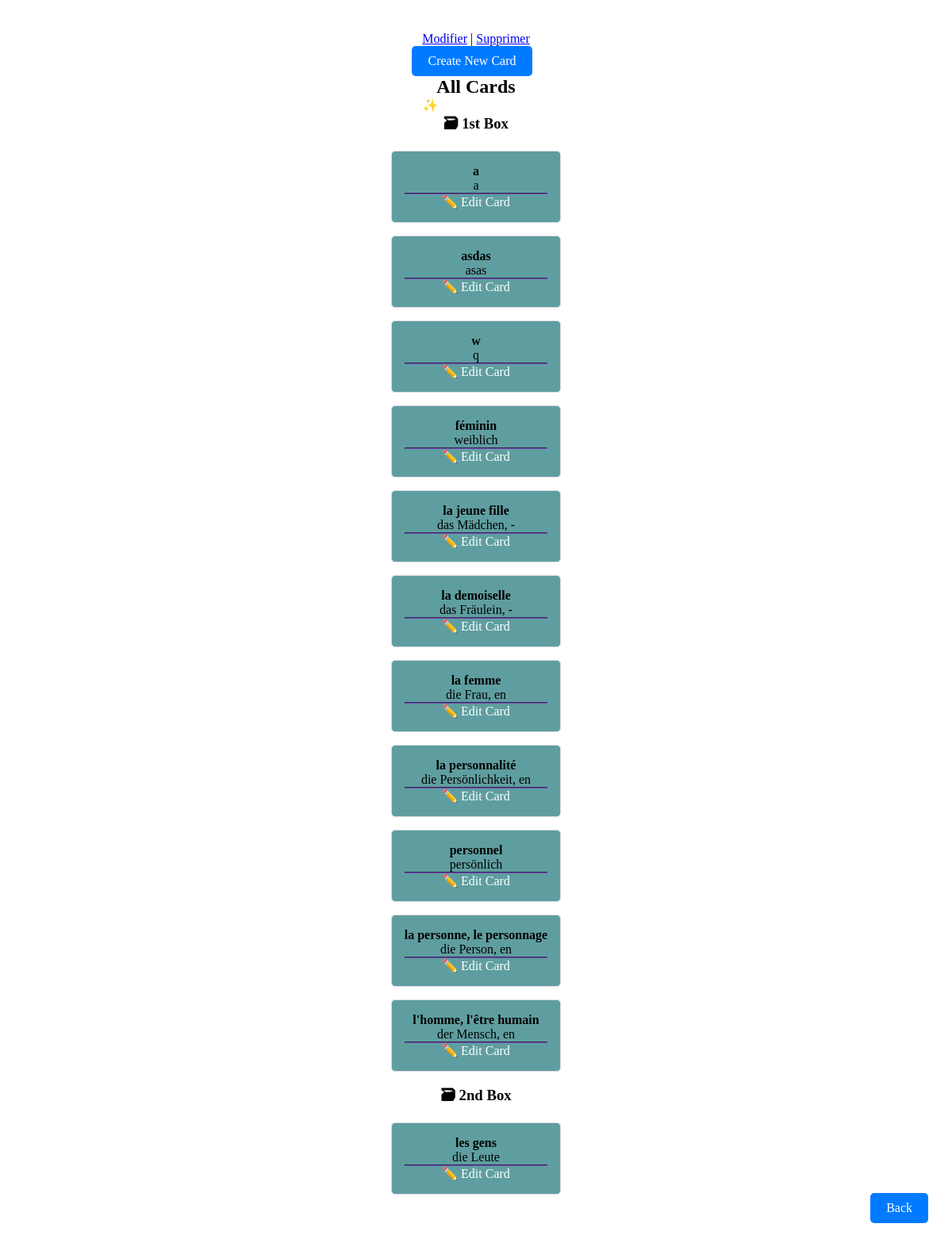
The app's page /card-list/ with its own data.
### cards/models.py (models this page shows, shortened)
class Card(models.Model):
    question = models.CharField(max_length=100)
    answer = models.CharField(max_length=100)
    box = models.IntegerField(
        choices=zip(BOXES, BOXES),
        default=BOXES[0],
    )
    date_created = models.DateTimeField(auto_now_add=True)

### cards/views.py (the view)
# urls.py: path("card-list/", views.CardListView.as_view(), name='card-list'),
class CardListView(ListView):
    model = Card
    queryset = Card.objects.all().order_by("box", "-date_created")
    template_name = 'cards/card_list.html'
    context_object_name = 'card_list'

### cards/templates/cards/card_list.html
{% extends "cards/classeur_detail.html" %}
{% load humanize %}
{% block card_form %}
    <h2>
        All Cards
    </h2>
    <a href="{% url 'card-create' %}" role="button">
        ✨ Create New Card
    </a>
    {% for card in card_list %}
       {% ifchanged %}
            <h3>🗃 {{ card.box | ordinal }} Box</h3>
        {% endifchanged %}
        {% include "cards/card.html" %}
    {% endfor %}
{% endblock  %}

### cards/templates/cards/classeur_detail.html (shortened to what this page needs)
{% extends "cards/classeur_list.html" %}
{% block content %}
    <p><a href="{% url 'classeur_edit' classeur.pk %}">Modifier</a> | <a href="{% url 'classeur_delete' classeur.pk %}">Supprimer</a></p>
    <div style="position: fixed; bottom: 20px; right: 20px;">
                <a href="{% url "classeur_list" %}" class ="button">Back</a>
    </div>
    <a href="{% url 'card-form' %}" class="button">Create New Card</a>
    {% block card_form %}{% endblock %}
{% endblock %}

### cards/templates/cards/classeur_list.html (shortened to what this page needs)
<!DOCTYPE html>
<html lang="en">
{% load static %}
<head>
    <link rel="stylesheet" href="https://cdn.simplecss.org/simple.min.css">
    <link rel="stylesheet" href="{% static 'css/styles.css' %}">
</head>
<body>
    <div class="container">
        {% block content %}{% endblock %}
    </div>
</body>
</html>

### cards/templates/cards/card.html (shortened to what this page needs)
<article>
    <h4>{{ card.question }}</h4>
    {% if not check_card %}
        <p>{{ card.answer }}</p>
        <hr>
        <a href="{% url 'card-update' card.id %}" role="button">
            ✏️ Edit Card
        </a>
    {% endif %}
</article>

### static/css/styles.css (style rules this page uses)
* { margin: 0; padding: 0; box-sizing: border-box; }
:root { --marked: CadetBlue; --accent: #6e48ad; --accent-bg: white; --bg: #fff; --text: #212121; --text-light: #585858; --border: #d8dae1; --code: #d81b60; --preformatted: #444; }
body { display: flex; justify-content: flex-start; align-items: flex-start; min-height: 100vh; padding: 20px; }
article { background-color: var(--marked); border: 1px solid var(--border); border-radius: 5px; padding: 1em; margin: 1em 0; }
h2, h4 { margin-top: 0; }
hr { background-color: var(--accent); border-color: var(--accent); }
button, a[role="button"] { color: white; text-decoration: none; margin-top: 40%; }
.container { max-width: 800px; margin: 0 auto; padding: 20px; text-align: center; }
.button { display: inline-block; padding: 10px 20px; background-color: #007bff; color: #fff; text-decoration: none; border-radius: 5px; margin-right: 10px; }

### cards/templates/cards/classeur_list.html (style rules this page uses)
* { margin: 0; padding: 0; box-sizing: border-box; }
body { display: flex; justify-content: flex-start; align-items: flex-start; min-height: 100vh; padding: 20px; }

### records on screen
Card: box|ordinal "1st", question "a", answer "a"
Card: question "asdas", answer "asas"
Card: question "w", answer "q"
Card: question "féminin", answer "weiblich"
Card: question "la jeune fille", answer "das Mädchen, -"
Card: question "la demoiselle", answer "das Fräulein, -"
Card: question "la femme", answer "die Frau, en"
Card: question "la personnalité", answer "die Persönlichkeit, en"
Card: question "personnel", answer "persönlich"
Card: question "la personne, le personnage", answer "die Person, en"
Card: question "l'homme, l'être humain", answer "der Mensch, en"
Card: box|ordinal "2nd", question "les gens", answer "die Leute"
